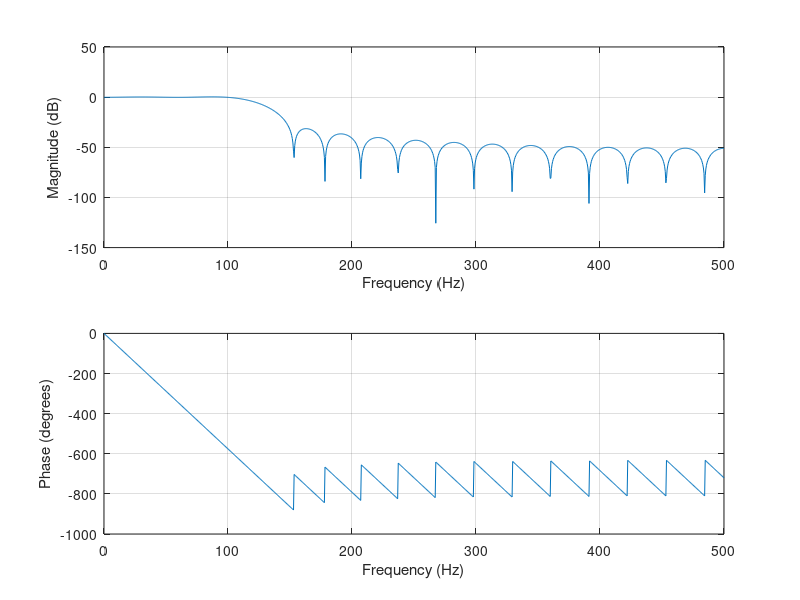

The MATLAB source for this figure:
 h = 1000;
F = [100 150];
amp = [1 0];
A = [0.03 0.03];

[M,Wn,beta,FTYPE] = kaiserord(F,amp,A,h);
b = fir1(M,Wn,FTYPE,kaiser(M+1,beta),'noscale');
freqz(b,1,1024,h)